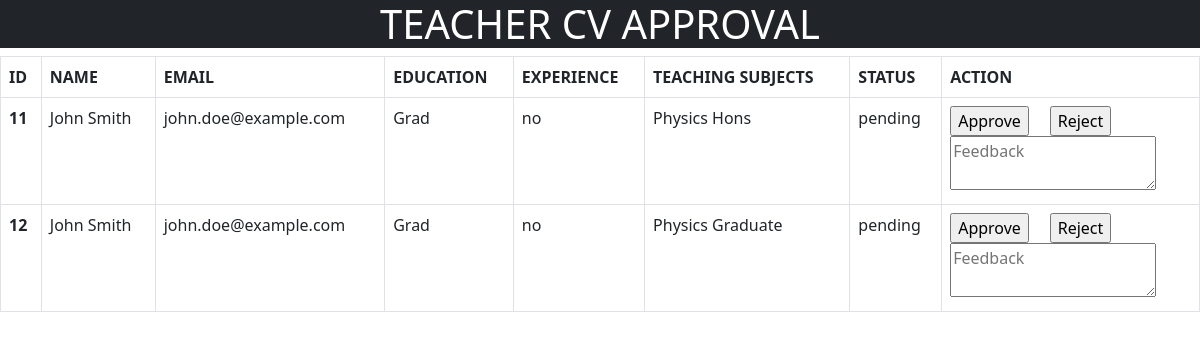
The app's page /teacher_cv_approval.php with its own data.
### tables this page shows
CREATE TABLE `teacher_cv` (
  `id` int(11) NOT NULL,
  `name` varchar(100) NOT NULL,
  `email` varchar(100) NOT NULL,
  `education` text NOT NULL,
  `experience` text NOT NULL,
  `teaching_subjects` text NOT NULL,
  `status` varchar(50) DEFAULT 'pending'
);

### teacher_cv_approval.php (the view, shortened to what this page needs)
<?php include("conn.php"); ?>
<!DOCTYPE html>
<html>
<head>
    <link href="https://cdn.jsdelivr.net/npm/bootstrap@5.0.2/dist/css/bootstrap.min.css" rel="stylesheet">
</head>
<body>
<h1 class="text-center text-white bg-dark col-md-12">TEACHER CV APPROVAL</h1>
<table class="table table-bordered col-md-12">
    <thead>
    <tr>
        <th scope="col">ID</th>
        <th scope="col">NAME</th>
        <th scope="col">EMAIL</th>
        <th scope="col">EDUCATION</th>
        <th scope="col">EXPERIENCE</th>
        <th scope="col">TEACHING SUBJECTS</th>
        <th scope="col">STATUS</th>
        <th scope="col">ACTION</th>
    </tr>
    </thead>
    <?php
    $query = "SELECT * FROM teacher_cv WHERE status = 'pending'
              AND id NOT IN (SELECT id FROM approved_rejected_cv) ORDER BY id ASC";
    $result = mysqli_query($conn, $query);
    while ($row = mysqli_fetch_array($result)) { ?>
        <tbody>
        <tr>
            <th scope="row"><?php echo $row['id']; ?></th>
            <td><?php echo $row['name']; ?></td>
            <td><?php echo $row['email']; ?></td>
            <td><?php echo $row['education']; ?></td>
            <td><?php echo $row['experience']; ?></td>
            <td><?php echo $row['teaching_subjects']; ?></td>
            <td><?php echo $row['status']; ?></td>
            <td>
                <form action="teacher_cv_approval.php" method="POST">
                    <input type="submit" name="approve" value="Approve"> &nbsp; &nbsp;
                    <input type="submit" name="reject" value="Reject">
                    <br>
                    <textarea name="feedback" placeholder="Feedback"></textarea>
                </form>
            </td>
        </tr>
        </tbody>
    <?php } ?>
</table>
</body>
</html>

### records on screen
teacher_cv: id "11", name "John Smith", email "john.doe@example.com", education "Grad", experience "no", teaching_subjects "Physics Hons", status "pending"
teacher_cv: id "12", name "John Smith", email "john.doe@example.com", education "Grad", experience "no", teaching_subjects "Physics Graduate", status "pending"
